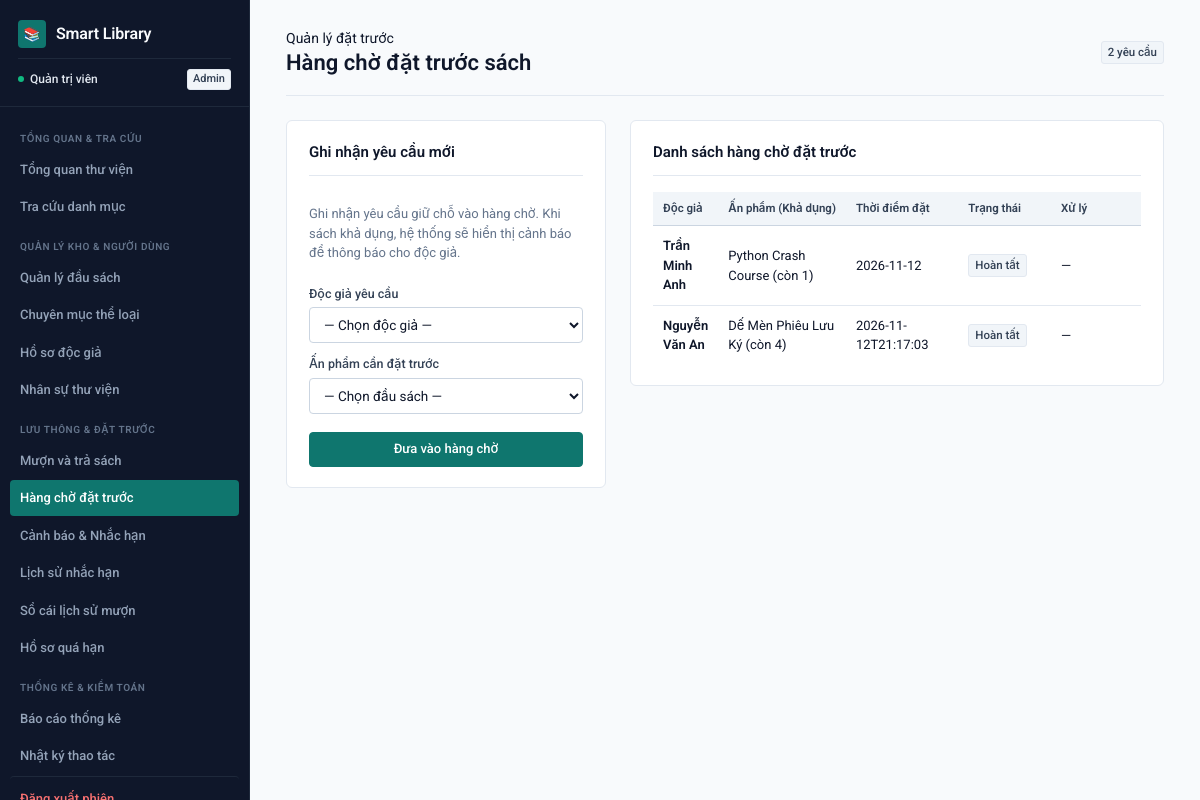
/reservations (signed in), run on an earlier commit of the app's database.
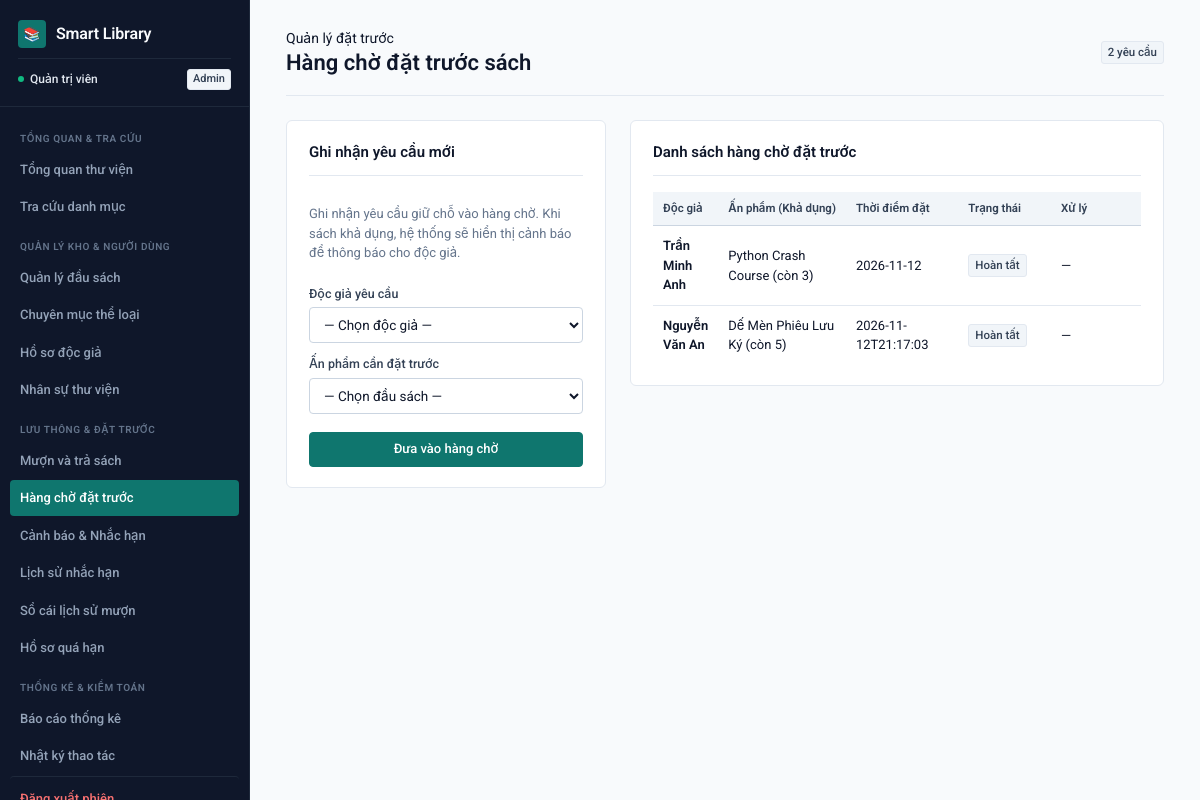
And on a later commit of the database.
### tables this page shows
CREATE TABLE reservations(
        id INTEGER PRIMARY KEY AUTOINCREMENT,
        reader_id INTEGER NOT NULL,
        book_id INTEGER NOT NULL,
        reserved_at TEXT NOT NULL,
        status TEXT NOT NULL DEFAULT 'Chờ xử lý',
        FOREIGN KEY(reader_id) REFERENCES readers(id) ON DELETE RESTRICT,
        FOREIGN KEY(book_id) REFERENCES books(id) ON DELETE RESTRICT
    );

CREATE TABLE books(
        id INTEGER PRIMARY KEY AUTOINCREMENT,
        code TEXT NOT NULL UNIQUE,
        title TEXT NOT NULL,
        author TEXT NOT NULL,
        publisher TEXT,
        year INTEGER,
        category_id INTEGER,
        quantity INTEGER NOT NULL DEFAULT 1,
        available INTEGER NOT NULL DEFAULT 1,
        FOREIGN KEY(category_id) REFERENCES categories(id) ON DELETE SET NULL
    );

CREATE TABLE readers(
        id INTEGER PRIMARY KEY AUTOINCREMENT,
        code TEXT NOT NULL UNIQUE,
        name TEXT NOT NULL,
        dob TEXT,
        phone TEXT,
        email TEXT,
        address TEXT
    );

### backend/routes/reservations.py (the view, shortened to what this page needs)
@app.route("/reservations", methods=["GET","POST"])
@login_required
def reservations():
    conn=db()
    rows=conn.execute("""SELECT r.*, b.title, b.available, d.name AS reader
                         FROM reservations r JOIN books b ON b.id=r.book_id
                         JOIN readers d ON d.id=r.reader_id ORDER BY r.id DESC""").fetchall()
    readers=conn.execute("SELECT id,name,code FROM readers ORDER BY name").fetchall()
    books=conn.execute("SELECT id,title,code,available FROM books ORDER BY title").fetchall()
    conn.close()
    return render_template("reservations.html",reservations=rows,readers=readers,books=books)

### backend/api/common.py (called while the page is built)
@app.before_request
def protect_json_writes():
    if request.path.startswith("/api/") and request.method in ("POST", "PUT", "PATCH", "DELETE"):
        origin = request.headers.get("Origin")
        if origin:
            parsed = urlparse(origin)
            allowed = {"127.0.0.1", "localhost"}
            if parsed.hostname not in allowed or parsed.port not in (5001, 5173):
                return fail("Origin không hợp lệ.", 403)
        if not request.is_json:
            return fail("Yêu cầu JSON.", 415)

### backend/core.py (called while the page is built)
@app.context_processor
def inject():
    return {
        "logged_in": "employee_id" in session,
        "employee_name": session.get("employee_name"),
    }

### backend/database.py (called while the page is built)
def db():
    conn = sqlite3.connect(DB)
    conn.row_factory = sqlite3.Row
    conn.execute("PRAGMA foreign_keys=ON")
    return conn

### frontend/templates/admin/reservations.html (shortened to what this page needs)
{% extends 'base.html' %}
{% block content %}
<header class="page-header">
  <div>
    <span class="page-kicker">Quản lý đặt trước</span>
    <h1>Hàng chờ đặt trước sách</h1>
  </div>
  <span class="tag neutral">{{ reservations|length }} yêu cầu</span>
</header>
<div class="split-layout">
  <form method="post" class="panel sticky-col form-stack">
    <div class="panel-header">
      <h2>Ghi nhận yêu cầu mới</h2>
    </div>
    <p class="muted">Ghi nhận yêu cầu giữ chỗ vào hàng chờ. Khi sách khả dụng, hệ thống sẽ hiển thị cảnh báo để thông báo cho độc giả.</p>
    <label>
      Độc giả yêu cầu
      <select name="reader_id" required>
        <option value="">— Chọn độc giả —</option>
      </select>
    </label>
    <label>
      Ấn phẩm cần đặt trước
      <select name="book_id" required>
        <option value="">— Chọn đầu sách —</option>
      </select>
    </label>
    <button type="submit" class="btn primary" style="margin-top: 6px;">Đưa vào hàng chờ</button>
  </form>
  <section class="panel">
    <div class="panel-header">
      <h2>Danh sách hàng chờ đặt trước</h2>
    </div>
    <div class="table-responsive">
      <table>
        <thead>
          <tr>
            <th>Độc giả</th>
            <th>Ấn phẩm (Khả dụng)</th>
            <th style="width: 155px;">Thời điểm đặt</th>
            <th style="width: 125px;">Trạng thái</th>
            <th style="width: 190px;">Xử lý</th>
          </tr>
        </thead>
        <tbody>
          {% for r in reservations %}
          <tr>
            <td style="font-weight: 600;">{{ r.reader }}</td>
            <td>{{ r.title }} <span class="mono" style="color: var(--ink-muted);">(còn {{ r.available }})</span></td>
            <td class="mono">{{ r.reserved_at }}</td>
            <td>
              <span class="tag {% if r.status == 'Đã hủy' %}bad{% elif r.status == 'Chờ xử lý' %}warn{% elif r.status == 'Hoàn tất' %}neutral{% else %}good{% endif %}">{{ r.status }}</span>
            </td>
            <td>
              {% if r.status == 'Chờ xử lý' %}
              <div class="actions">
                {% if r.available > 0 %}
                <form method="post" action="{{ url_for('complete_reservation', id=r.id) }}">
                  <button type="submit" class="btn primary btn-sm" title="Duyệt cho mượn ngay và trừ 1 bản sách">Duyệt cho mượn</button>
                </form>
                <form method="post" action="{{ url_for('reservation_status', id=r.id) }}">
                  <input type="hidden" name="status" value="Đã thông báo">
                  <button type="submit" class="btn secondary btn-sm" title="Thông báo cho độc giả tới nhận">Báo có sách</button>
                </form>
                {% endif %}
                <form method="post" action="{{ url_for('reservation_status', id=r.id) }}">
                  <input type="hidden" name="status" value="Đã hủy">
                  <button type="submit" class="btn danger btn-sm" title="Hủy yêu cầu">Hủy</button>
                </form>
              </div>
              {% else %}
              <span class="mono" style="color: var(--ink-muted);">—</span>
              {% endif %}
            </td>
          </tr>
          {% else %}
          <tr>
            <td colspan="5" class="empty-state">Hàng chờ đặt trước hiện đang trống.</td>
          </tr>
          {% endfor %}
        </tbody>
      </table>
    </div>
  </section>
</div>
{% endblock %}

What changed in the data, as far as the page shows it:
changed through a linked row, reservations "Trần Minh Anh": available "1" → "3"
changed through a linked row, reservations "Nguyễn Văn An": available "4" → "5"
